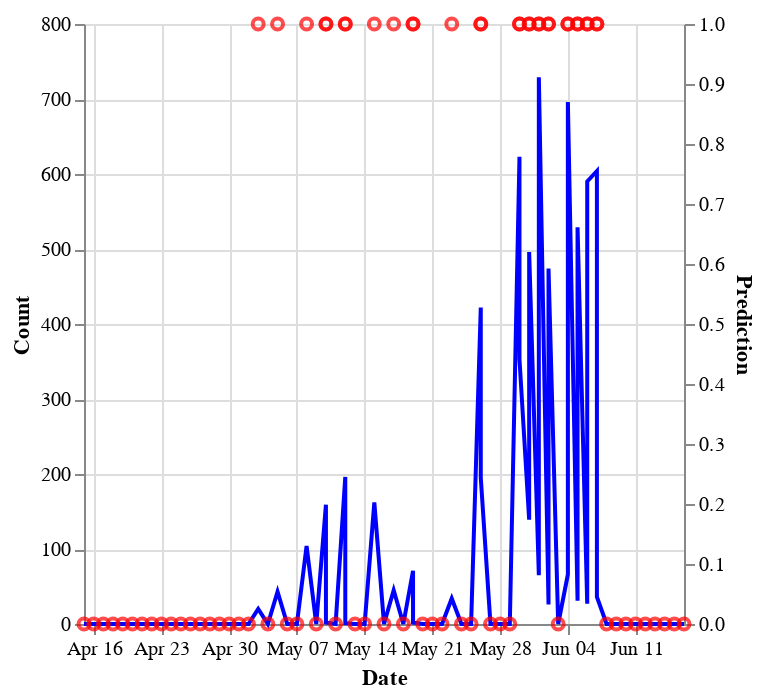

Write notebook code for a chart like this one.
### Code cell
base = alt.Chart(result).encode(
    x=alt.X('date:T', axis=alt.Axis(title='Date'))  
)

line_count = base.mark_line(color='blue').encode(
    y=alt.Y('count:Q', axis=alt.Axis(title='Count'))  
)

line_prediction = base.mark_point(color='red').encode(
    y=alt.Y('prediction:Q', axis=alt.Axis(title='Prediction'), scale=alt.Scale(domain=(0, 1)))
)

chart = alt.layer(line_count, line_prediction).resolve_scale(
    y='independent'  
)

chart

### Figure 1 — Vega specification as saved in the notebook (floating-point values rounded to 4 significant figures)
{"$schema": "https://vega.github.io/schema/vega/v5.json", "data": [{"name": "source_0", "values": [{"count": 0, "date": "2023-04-15T00:00:00.000", "prediction": 0}, {"count": 0, "date": "2023-04-16T00:00:00.000", "prediction": 0}, {"count": 0, "date": "2023-04-17T00:00:00.000", "prediction": 0}, {"count": 0, "date": "2023-04-18T00:00:00.000", "prediction": 0}, {"count": 0, "date": "2023-04-19T00:00:00.000", "prediction": 0}, {"count": 0, "date": "2023-04-20T00:00:00.000", "prediction": 0}, {"count": 0, "date": "2023-04-21T00:00:00.000", "prediction": 0}, {"count": 0, "date": "2023-04-22T00:00:00.000", "prediction": 0}, {"count": 0, "date": "2023-04-23T00:00:00.000", "prediction": 0}, {"count": 0, "date": "2023-04-24T00:00:00.000", "prediction": 0}, {"count": 0, "date": "2023-04-25T00:00:00.000", "prediction": 0}, {"count": 0, "date": "2023-04-26T00:00:00.000", "prediction": 0}, {"count": 0, "date": "2023-04-27T00:00:00.000", "prediction": 0}, {"count": 0, "date": "2023-04-28T00:00:00.000", "prediction": 0}, {"count": 0, "date": "2023-04-29T00:00:00.000", "prediction": 0}, {"count": 0, "date": "2023-04-30T00:00:00.000", "prediction": 0}, {"count": 0, "date": "2023-05-01T00:00:00.000", "prediction": 0}, {"count": 0, "date": "2023-05-02T00:00:00.000", "prediction": 0}, {"count": 20, "date": "2023-05-03T00:00:00.000", "prediction": 1}, {"count": 0, "date": "2023-05-04T00:00:00.000", "prediction": 0}, {"count": 43, "date": "2023-05-05T00:00:00.000", "prediction": 1}, {"count": 0, "date": "2023-05-06T00:00:00.000", "prediction": 0}, {"count": 0, "date": "2023-05-07T00:00:00.000", "prediction": 0}, {"count": 104, "date": "2023-05-08T00:00:00.000", "prediction": 1}, {"count": 0, "date": "2023-05-09T00:00:00.000", "prediction": 0}, {"count": 159, "date": "2023-05-10T00:00:00.000", "prediction": 1}, {"count": 2, "date": "2023-05-10T00:00:00.000", "prediction": 1}, {"count": 0, "date": "2023-05-11T00:00:00.000", "prediction": 0}, {"count": 196, "date": "2023-05-12T00:00:00.000", "prediction": 1}, {"count": 1, "date": "2023-05-12T00:00:00.000", "prediction": 1}, {"count": 0, "date": "2023-05-13T00:00:00.000", "prediction": 0}, {"count": 0, "date": "2023-05-14T00:00:00.000", "prediction": 0}, {"count": 162, "date": "2023-05-15T00:00:00.000", "prediction": 1}, {"count": 0, "date": "2023-05-16T00:00:00.000", "prediction": 0}, {"count": 45, "date": "2023-05-17T00:00:00.000", "prediction": 1}, {"count": 0, "date": "2023-05-18T00:00:00.000", "prediction": 0}, {"count": 71, "date": "2023-05-19T00:00:00.000", "prediction": 1}, {"count": 2, "date": "2023-05-19T00:00:00.000", "prediction": 1}, {"count": 0, "date": "2023-05-20T00:00:00.000", "prediction": 0}, {"count": 0, "date": "2023-05-21T00:00:00.000", "prediction": 0}, {"count": 0, "date": "2023-05-22T00:00:00.000", "prediction": 0}, {"count": 34, "date": "2023-05-23T00:00:00.000", "prediction": 1}, {"count": 0, "date": "2023-05-24T00:00:00.000", "prediction": 0}, {"count": 0, "date": "2023-05-25T00:00:00.000", "prediction": 0}, {"count": 422, "date": "2023-05-26T00:00:00.000", "prediction": 1}, {"count": 195, "date": "2023-05-26T00:00:00.000", "prediction": 1}, {"count": 0, "date": "2023-05-27T00:00:00.000", "prediction": 0}, {"count": 0, "date": "2023-05-28T00:00:00.000", "prediction": 0}, {"count": 0, "date": "2023-05-29T00:00:00.000", "prediction": 0}, {"count": 623, "date": "2023-05-30T00:00:00.000", "prediction": 1}, {"count": 353, "date": "2023-05-30T00:00:00.000", "prediction": 1}, {"count": 139, "date": "2023-05-31T00:00:00.000", "prediction": 1}, {"count": 496, "date": "2023-05-31T00:00:00.000", "prediction": 1}, {"count": 65, "date": "2023-06-01T00:00:00.000", "prediction": 1}, {"count": 729, "date": "2023-06-01T00:00:00.000", "prediction": 1}, {"count": 26, "date": "2023-06-02T00:00:00.000", "prediction": 1}, {"count": 474, "date": "2023-06-02T00:00:00.000", "prediction": 1}, {"count": 0, "date": "2023-06-03T00:00:00.000", "prediction": 0}, {"count": 66, "date": "2023-06-04T00:00:00.000", "prediction": 1}, {"count": 696, "date": "2023-06-04T00:00:00.000", "prediction": 1}, {"count": 31, "date": "2023-06-05T00:00:00.000", "prediction": 1}, {"count": 529, "date": "2023-06-05T00:00:00.000", "prediction": 1}, {"count": 27, "date": "2023-06-06T00:00:00.000", "prediction": 1}, {"count": 590, "date": "2023-06-06T00:00:00.000", "prediction": 1}, {"count": 604, "date": "2023-06-07T00:00:00.000", "prediction": 1}, {"count": 36, "date": "2023-06-07T00:00:00.000", "prediction": 1}, {"count": 0, "date": "2023-06-08T00:00:00.000", "prediction": 0}, {"count": 0, "date": "2023-06-09T00:00:00.000", "prediction": 0}, {"count": 0, "date": "2023-06-10T00:00:00.000", "prediction": 0}, {"count": 0, "date": "2023-06-11T00:00:00.000", "prediction": 0}, {"count": 0, "date": "2023-06-12T00:00:00.000", "prediction": 0}, {"count": 0, "date": "2023-06-13T00:00:00.000", "prediction": 0}, {"count": 0, "date": "2023-06-14T00:00:00.000", "prediction": 0}, {"count": 0, "date": "2023-06-15T00:00:00.000", "prediction": 0}, {"count": 0, "date": "2023-06-16T00:00:00.000", "prediction": 0}], "transform": [{"type": "formula", "expr": "toDate(datum['date'])", "as": "date"}]}, {"name": "data_0", "values": [{"date": "2023-04-15T00:00:00.000", "prediction": 0}, {"date": "2023-04-16T00:00:00.000", "prediction": 0}, {"date": "2023-04-17T00:00:00.000", "prediction": 0}, {"date": "2023-04-18T00:00:00.000", "prediction": 0}, {"date": "2023-04-19T00:00:00.000", "prediction": 0}, {"date": "2023-04-20T00:00:00.000", "prediction": 0}, {"date": "2023-04-21T00:00:00.000", "prediction": 0}, {"date": "2023-04-22T00:00:00.000", "prediction": 0}, {"date": "2023-04-23T00:00:00.000", "prediction": 0}, {"date": "2023-04-24T00:00:00.000", "prediction": 0}, {"date": "2023-04-25T00:00:00.000", "prediction": 0}, {"date": "2023-04-26T00:00:00.000", "prediction": 0}, {"date": "2023-04-27T00:00:00.000", "prediction": 0}, {"date": "2023-04-28T00:00:00.000", "prediction": 0}, {"date": "2023-04-29T00:00:00.000", "prediction": 0}, {"date": "2023-04-30T00:00:00.000", "prediction": 0}, {"date": "2023-05-01T00:00:00.000", "prediction": 0}, {"date": "2023-05-02T00:00:00.000", "prediction": 0}, {"date": "2023-05-03T00:00:00.000", "prediction": 1}, {"date": "2023-05-04T00:00:00.000", "prediction": 0}, {"date": "2023-05-05T00:00:00.000", "prediction": 1}, {"date": "2023-05-06T00:00:00.000", "prediction": 0}, {"date": "2023-05-07T00:00:00.000", "prediction": 0}, {"date": "2023-05-08T00:00:00.000", "prediction": 1}, {"date": "2023-05-09T00:00:00.000", "prediction": 0}, {"date": "2023-05-10T00:00:00.000", "prediction": 1}, {"date": "2023-05-10T00:00:00.000", "prediction": 1}, {"date": "2023-05-11T00:00:00.000", "prediction": 0}, {"date": "2023-05-12T00:00:00.000", "prediction": 1}, {"date": "2023-05-12T00:00:00.000", "prediction": 1}, {"date": "2023-05-13T00:00:00.000", "prediction": 0}, {"date": "2023-05-14T00:00:00.000", "prediction": 0}, {"date": "2023-05-15T00:00:00.000", "prediction": 1}, {"date": "2023-05-16T00:00:00.000", "prediction": 0}, {"date": "2023-05-17T00:00:00.000", "prediction": 1}, {"date": "2023-05-18T00:00:00.000", "prediction": 0}, {"date": "2023-05-19T00:00:00.000", "prediction": 1}, {"date": "2023-05-19T00:00:00.000", "prediction": 1}, {"date": "2023-05-20T00:00:00.000", "prediction": 0}, {"date": "2023-05-21T00:00:00.000", "prediction": 0}, {"date": "2023-05-22T00:00:00.000", "prediction": 0}, {"date": "2023-05-23T00:00:00.000", "prediction": 1}, {"date": "2023-05-24T00:00:00.000", "prediction": 0}, {"date": "2023-05-25T00:00:00.000", "prediction": 0}, {"date": "2023-05-26T00:00:00.000", "prediction": 1}, {"date": "2023-05-26T00:00:00.000", "prediction": 1}, {"date": "2023-05-27T00:00:00.000", "prediction": 0}, {"date": "2023-05-28T00:00:00.000", "prediction": 0}, {"date": "2023-05-29T00:00:00.000", "prediction": 0}, {"date": "2023-05-30T00:00:00.000", "prediction": 1}, {"date": "2023-05-30T00:00:00.000", "prediction": 1}, {"date": "2023-05-31T00:00:00.000", "prediction": 1}, {"date": "2023-05-31T00:00:00.000", "prediction": 1}, {"date": "2023-06-01T00:00:00.000", "prediction": 1}, {"date": "2023-06-01T00:00:00.000", "prediction": 1}, {"date": "2023-06-02T00:00:00.000", "prediction": 1}, {"date": "2023-06-02T00:00:00.000", "prediction": 1}, {"date": "2023-06-03T00:00:00.000", "prediction": 0}, {"date": "2023-06-04T00:00:00.000", "prediction": 1}, {"date": "2023-06-04T00:00:00.000", "prediction": 1}, {"date": "2023-06-05T00:00:00.000", "prediction": 1}, {"date": "2023-06-05T00:00:00.000", "prediction": 1}, {"date": "2023-06-06T00:00:00.000", "prediction": 1}, {"date": "2023-06-06T00:00:00.000", "prediction": 1}, {"date": "2023-06-07T00:00:00.000", "prediction": 1}, {"date": "2023-06-07T00:00:00.000", "prediction": 1}, {"date": "2023-06-08T00:00:00.000", "prediction": 0}, {"date": "2023-06-09T00:00:00.000", "prediction": 0}, {"date": "2023-06-10T00:00:00.000", "prediction": 0}, {"date": "2023-06-11T00:00:00.000", "prediction": 0}, {"date": "2023-06-12T00:00:00.000", "prediction": 0}, {"date": "2023-06-13T00:00:00.000", "prediction": 0}, {"date": "2023-06-14T00:00:00.000", "prediction": 0}, {"date": "2023-06-15T00:00:00.000", "prediction": 0}, {"date": "2023-06-16T00:00:00.000", "prediction": 0}], "transform": [{"type": "formula", "expr": "toDate(datum['date'])", "as": "date"}]}, {"name": "source_0_layer_0_y_domain_count", "values": [{"min": 0, "max": 729}]}], "marks": [{"type": "line", "name": "layer_0_marks", "from": {"data": "source_0"}, "sort": {"field": "datum[\"date\"]"}, "encode": {"update": {"y": {"field": "count", "scale": "layer_0_y"}, "x": {"field": "date", "scale": "x"}, "stroke": {"value": "blue"}, "defined": {"signal": "isValid(datum[\"date\"]) && isFinite(+datum[\"date\"]) && isValid(datum[\"count\"]) && isFinite(+datum[\"count\"])"}}}, "style": ["line"]}, {"type": "symbol", "name": "layer_1_marks", "from": {"data": "data_0"}, "encode": {"update": {"y": {"field": "prediction", "scale": "layer_1_y"}, "x": {"field": "date", "scale": "x"}, "opacity": {"value": 0.7}, "fill": {"value": "transparent"}, "stroke": {"value": "red"}}}, "style": ["point"]}], "scales": [{"name": "x", "type": "time", "domain": {"fields": [{"data": "source_0", "field": "date"}, {"data": "data_0", "field": "date"}]}, "range": [0, {"signal": "width"}]}, {"name": "layer_0_y", "type": "linear", "domain": [{"signal": "(data(\"source_0_layer_0_y_domain_count\")[0] || {}).min"}, {"signal": "(data(\"source_0_layer_0_y_domain_count\")[0] || {}).max"}], "range": [{"signal": "height"}, 0], "nice": true, "zero": true}, {"name": "layer_1_y", "type": "linear", "domain": [0, 1], "range": [{"signal": "height"}, 0], "zero": true}], "axes": [{"scale": "x", "orient": "bottom", "labels": false, "aria": false, "domain": false, "tickCount": {"signal": "ceil(width/40)"}, "maxExtent": 0, "ticks": false, "minExtent": 0, "grid": true, "gridScale": "layer_0_y", "zindex": 0}, {"scale": "layer_0_y", "tickCount": {"signal": "ceil(height/40)"}, "gridScale": "x", "labels": false, "grid": true, "minExtent": 0, "zindex": 0, "orient": "left", "domain": false, "maxExtent": 0, "ticks": false, "aria": false}, {"scale": "x", "zindex": 0, "title": "Date", "orient": "bottom", "labelFlush": true, "grid": false, "labelOverlap": true, "tickCount": {"signal": "ceil(width/40)"}}, {"scale": "layer_0_y", "zindex": 0, "orient": "left", "grid": false, "labelOverlap": true, "tickCount": {"signal": "ceil(height/40)"}, "title": "Count"}, {"scale": "layer_1_y", "orient": "right", "grid": false, "tickCount": {"signal": "ceil(height/40)"}, "zindex": 0, "title": "Prediction", "labelOverlap": true}], "background": "white", "style": "cell", "padding": 5, "height": 300, "width": 300}
